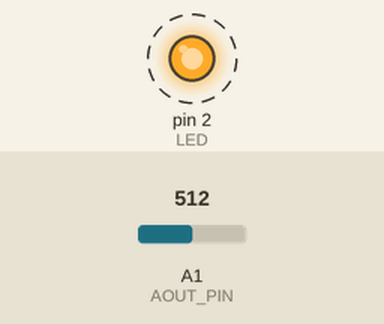
Recording of a sketch running on a simulated Arduino Uno, built with avr-gcc and run on an emulated ATmega328P. Shown: output pins drawn as LEDs (lit = HIGH). Dashed ring = blinking. Inputs (shaded band) come from the test bench; at power-on: A1 (AOUT_PIN) = 512. What the sketch prints to the serial monitor is not drawn.

Above: at 0.2 s.
Timing chart, 0 to 3.0 s (numbered marks = the images above):
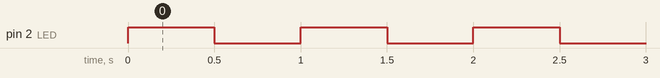

The sketch:

piranha.ino
```cpp
/*
 * Script to read out moisture values from capacitive moisture sensor.
 * Calibration:
 * - dry (no water for 10 days): ~2800
 * - directly after watering: ~1250
 * - a few minutes after watering: ~1100
 */
#include <Arduino.h>

#define LED 2
#define AOUT_PIN 15

float calculateMoisture(int value) {
  int dry = 2800;
  int wet = 1100;
  float moisture_percentage = (float)((dry - value) / (dry - wet));
  moisture_percentage = max(0.0f, min(1.0f, moisture_percentage));
  return round(moisture_percentage * 20.0) / 20.0;
}

void setup() {
  // put your setup code here, to run once:
  Serial.begin(115200);
  pinMode(LED, OUTPUT);
}

void loop() {
  // put your main code here, to run repeatedly:
  digitalWrite(LED, HIGH);
  delay(500);
  digitalWrite(LED, LOW);
  delay(500);

  int value = analogRead(AOUT_PIN);
  Serial.println(value);
  //Serial.println(calculateMoisture(value));  // for now, send the value through directly

}
```

Measured:
- by itself, pin 2 (LED): alternates HIGH for 0.50 s and LOW for 0.50 s
